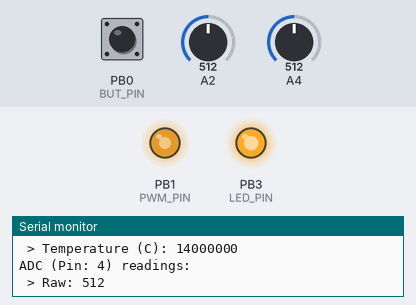
Recording of a program running on a simulated ATtiny85, built for the host (arithmetic inside an expression is 32-bit, double 64-bit). Shown: output pins drawn as LEDs (lit = HIGH), the last lines printed to the serial monitor. The inputs (shaded band) are chosen by the test bench; at power-on: A2 = 512, PB0 (BUT_PIN) LOW, A4 = 512.

Above: at 1.8 s.
1.9 s: A2 set to 30
At 3.6 s:
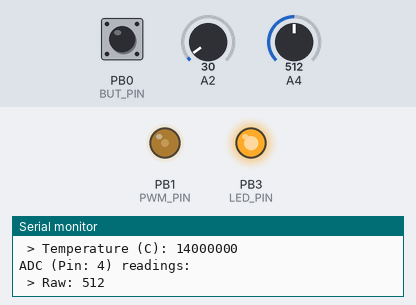
At 5.7 s:
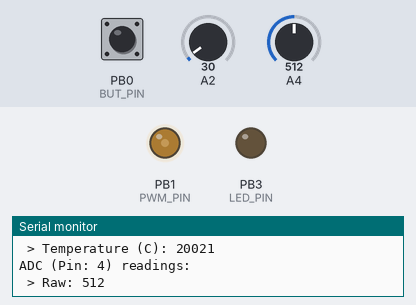
6.1 s: A2 set to 0
At 7.1 s:
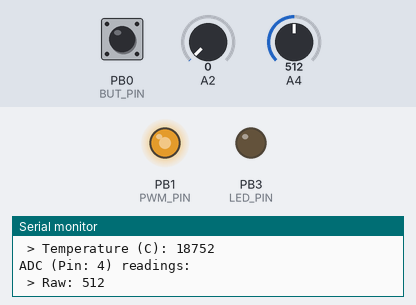
Timing chart, 0 to 9.1 s (numbered marks = the images above; inputs shaded):
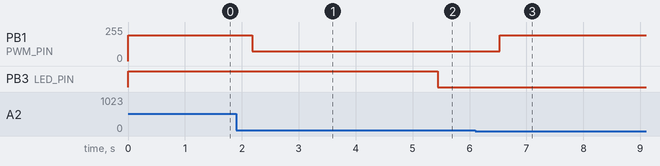

Measured:
- after the input at 1.9 s, PB1 (PWM_PIN): 193/255 → 74/255 after 0.29 s
- after the input at 6.1 s, PB1 (PWM_PIN): 74/255 → 194/255 after 0.43 s

The program:

main.cpp
```cpp
#include <Arduino.h>
#include <Bounce2.h>

// Pins
#define PWM_PIN     1
#define POT_PIN     4
#define LED_PIN     3
#define BUT_PIN     0
#define SENSOR_PIN  2

// Base values
#define MVOFFSET    0.5     // mV offset for ADC 0 readings
#define PRESS_INT   5000    // Time to hold button to enter calibration mode (ms)
#define BOOTLED_T   5000    // Boot LED timeout (ms)

// Ranges
#define TEMP_MIN    0       // Min temperature range value
#define TEMP_MAX    40      // Max temperature range value
#define CALIB_MIN   -5      // Min calibration range value
#define CALIB_MAX   5       // Max calibration range value

// Various
#define DEBUG               // if defined, the MCU will produce serial output
//#define VREF_EXT          // if defined, AREF will be used

#ifdef VREF_EXT
  #define VREF 3.3          // if using AREF
#else
  #define VREF 5.0          // if using VREF
#endif

/* ----------------------
    VARIABLES
  ----------------------- */
int pwm;
int sensVal;
int potVal;
int calib;

int currMillis;
int startMillis;
int heldMillis;

float TMP36volt;
float temperature;

bool isCalibrating = false;
bool isHeld = false;

/* ----------------------
    INSTANCES
  ----------------------- */
Bounce bounce = Bounce();

/* ----------------------
    MAIN
  ----------------------- */
void setup() {
  pinMode(PWM_PIN, OUTPUT);
  pinMode(LED_PIN, OUTPUT);
  pinMode(POT_PIN, INPUT);
  pinMode(SENSOR_PIN, INPUT);

  bounce.attach(BUT_PIN, INPUT);
  bounce.interval(5);

  startMillis = millis();

  #ifdef DEBUG
    Serial.begin(9600);
  #endif

  // Light up status LED
  digitalWrite(LED_PIN, 1);

  #ifdef VREF_EXT
    // AREF is on pin 5
    analogReference(EXTERNAL);

    #ifdef DEBUG
      Serial.println(F("[i] Using AREF!");
    #endif
  #endif

  #ifdef DEBUG
    Serial.printf("VREF set to: %d", VREF);
  #endif
}

void loop() {
  bounce.update();
  currMillis = millis();

  // Check if status LED should still light up
  if ((currMillis - startMillis) > BOOTLED_T)
    digitalWrite(LED_PIN, 0);

  // ADC readings
  sensVal = analogRead(SENSOR_PIN);
  potVal = analogRead(POT_PIN);

  // Parse TMP36 data
  TMP36volt = sensVal * VREF;
  temperature = (TMP36volt - MVOFFSET) * 100;

  // Map temperature to PWM signal and push said signal
  pwm = map(temperature, TEMP_MIN, TEMP_MAX, 0, 255);
  analogWrite(PWM_PIN, pwm);

  #ifdef DEBUG
    Serial.println(F("--------------"));
    Serial.printf("PWM value: %d\n", temperature);
    Serial.printf("ADC (Pin: %d) readings:\n", SENSOR_PIN);
    Serial.printf(" > Raw: %d\n", sensVal);
    Serial.printf(" > Raw with VREF %f\n", TMP36volt);
    Serial.printf(" > Temperature (C): %d\n", temperature);
    Serial.printf("ADC (Pin: %d) readings:\n", POT_PIN);
    Serial.printf(" > Raw: %d\n", potVal);
  #endif

  // Check if calibration mode should be entered
  if (bounce.changed()) {
    if (bounce.read() == 0) {
      if (!isHeld) {              // Init timer
        heldMillis = millis();
      }

      isHeld = true;

      if (!isCalibrating) {
        if ((currMillis - heldMillis) > PRESS_INT) {
          isCalibrating = true;
        } else {
          isCalibrating = false;
        }
      } else {
        // TODO: Code to execute if not in calib mode
      }
    } else {
      isHeld = false;             // Nullify timer
    }
  }

  // Check for calibration mode
  if (isCalibrating) {
    digitalWrite(LED_PIN, 1);
    delay (1000);
    digitalWrite(LED_PIN, 0);

    calib = map(potVal, 0, 1024, CALIB_MIN, CALIB_MAX);

    #ifdef DEBUG
      Serial.printf("Calibration mapped to: %d\n", calib);
    #endif
  }

  delay(1000);
}
```
